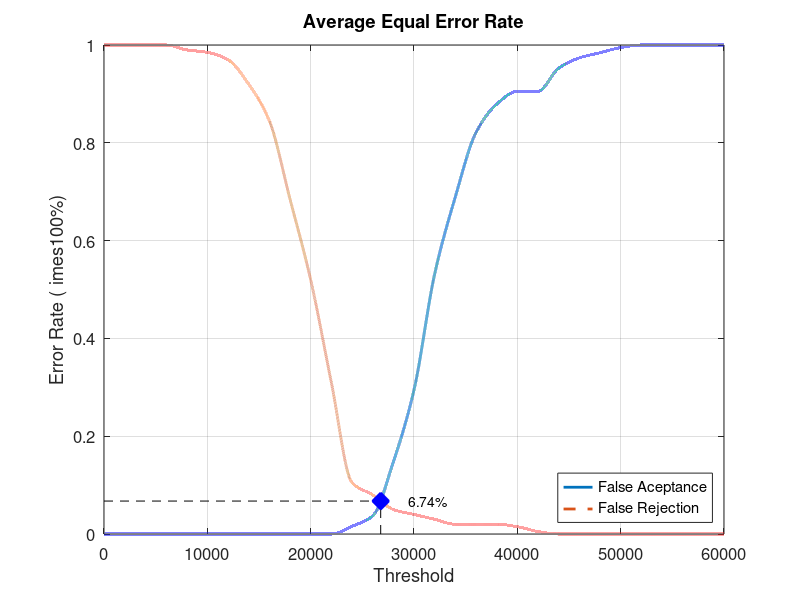
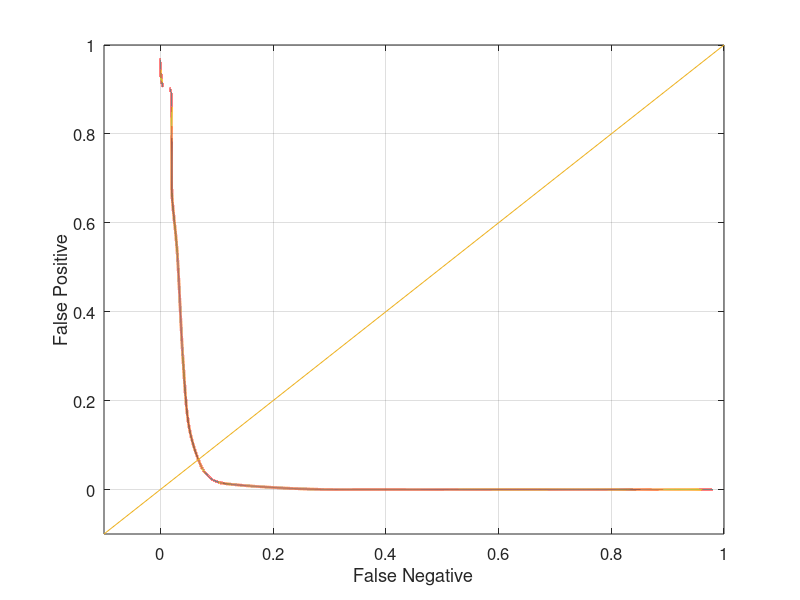

The MATLAB script that drew these images, in order:
close all;
clear;
clc;
x = 0:2000:60000;
xq = 0:0.5:60000;

y0 = [0 0 0 0 0 0 0 0 0 0 0 0 0.0157895 0.0368421 0.147368 0.294737 0.531579 0.689474 0.821053 0.878947 0.905263 0.905263 0.952632 0.973684 0.984211 0.994737 1 1 1 1 1]
yy0 = interp1(x, y0, xq, 'pchip');
y1 = [1 1 1 1 0.99 0.985 0.97 0.92 0.845 0.685 0.52 0.31 0.105 0.08 0.05 0.04 0.03 0.02 0.02 0.02 0.015 0.005 0 0 0 0 0 0 0 0 0]
yy1 = interp1(x, y1, xq, 'pchip');

% Calculating EER: 
y2 = abs(y0 - y1);
find(y2 == min(y2))
yy2 = abs(yy0 - yy1);
xEER = find(yy2 == min(yy2));
xEERIndex = xq(xEER) % X-axis EER
yEER = yy0(xEER) % Y-axis EER

main = figure
plot(xq, yy0,'-','LineWidth', 2);	hold on
plot(xq, yy1,'--','LineWidth', 2);	hold on
plot([xEERIndex xEERIndex], [0 yEER], 'k--');	hold on
plot([0 xEERIndex], [yEER yEER], 'k--');	hold on
plot(xEERIndex, yEER, 'bx', 'LineWidth', 10);	hold on
text(xEERIndex + 10 * xEERIndex / 100, yEER, [num2str(round((10000 * yEER)) / 100) '%'])
legend('False Aceptance', 'False Rejection', 'Location', 'SouthEast')
xlabel('Threshold')
ylabel('Error Rate (	imes100%)')
title('Average Equal Error Rate')
set(gca, 'FontSize', 12)
axis([0 60000 0 1])
grid on

print(main, 'Database5_2Main', '-dpng');
FNRxFPR = figure('Color', [1 1 1]);
plot(yy1, yy0, '-', yy1, yy0, 'LineWidth', 2);
hold on
y = -0.1:0.1:1
plot(y, y); 
set(gca, 'FontSize', 12)
xlabel('False Negative')
ylabel('False Positive')
axis([-0.1 1 -0.1 1])
set(gca, 'FontSize', 12)
grid on

print(FNRxFPR, 'Database5_2FNRxFPR','-dpng');
